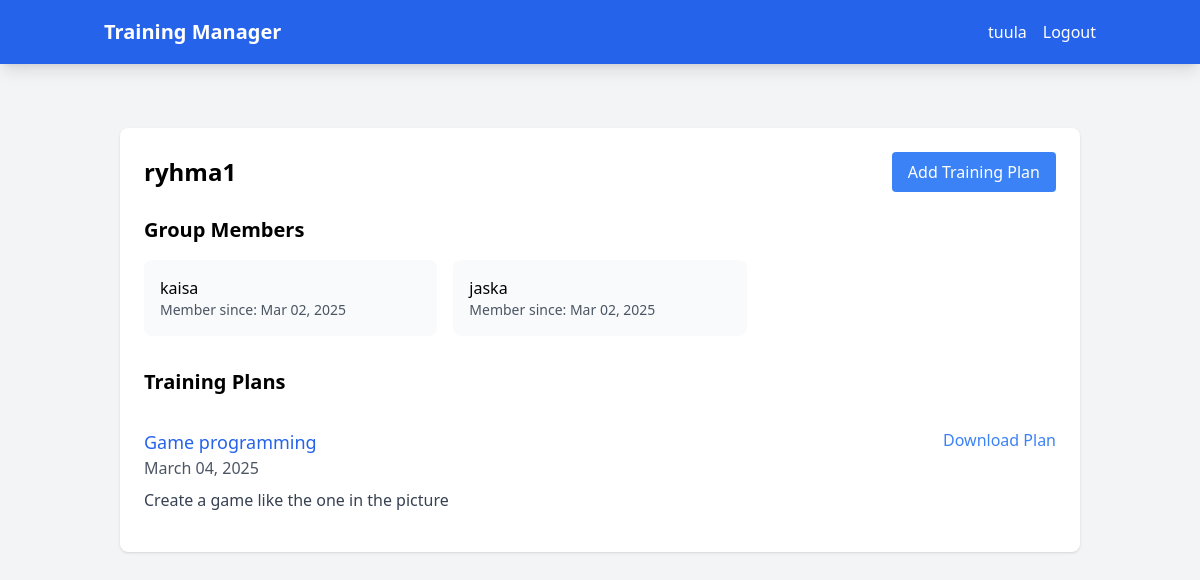
/group/1/ (signed in), run on the app's committed database.
### training_app/models.py (models this page shows, shortened)
class TrainingGroup(models.Model):
    name = models.CharField(max_length=100)
    coach = models.ForeignKey(User, on_delete=models.CASCADE, related_name='coached_groups')
    members = models.ManyToManyField(User, related_name='training_groups')
    created_at = models.DateTimeField(auto_now_add=True)

class TrainingPlan(models.Model):
    group = models.ForeignKey(TrainingGroup, on_delete=models.CASCADE)
    date = models.DateField()
    title = models.CharField(max_length=200)
    description = models.TextField()
    plan_file = models.FileField(upload_to='training_plans/', null=True, blank=True)
    created_at = models.DateTimeField(auto_now_add=True)
    class Meta:
        ordering = ['-date']

### training_app/views.py (the view)
# urls.py: path('group/<int:group_id>/', views.group_detail, name='group_detail'),
@login_required
def group_detail(request, group_id):
    group = get_object_or_404(TrainingGroup, id=group_id)
    training_plans = TrainingPlan.objects.filter(group=group)
    is_coach = request.user == group.coach
    context = {
        'group': group,
        'training_plans': training_plans,
        'is_coach': is_coach,
    }
    return render(request, 'training_app/group_detail.html', context)

### training_app/templates/training_app/group_detail.html (shortened to what this page needs)
{% extends 'base.html' %}
{% block content %}
<div class="container mx-auto px-4 py-8">
    <div class="bg-white shadow rounded-lg p-6">
        <div class="flex justify-between items-center mb-6">
            <h1 class="text-2xl font-bold">{{ group.name }}</h1>
            {% if is_coach %}
            <a href="{% url 'add_training_plan' group.id %}"
               class="bg-blue-500 text-white px-4 py-2 rounded hover:bg-blue-600">
                Add Training Plan
            </a>
            {% endif %}
        </div>
        <div class="mb-8">
            <h2 class="text-xl font-semibold mb-4">Group Members</h2>
            <div class="grid grid-cols-1 md:grid-cols-2 lg:grid-cols-3 gap-4">
                {% for member in group.members.all %}
                <div class="bg-gray-50 p-4 rounded-lg">
                    <p class="font-medium">{{ member.get_full_name|default:member.username }}</p>
                    <p class="text-gray-600 text-sm">Member since: {{ member.date_joined|date:"M d, Y" }}</p>
                </div>
                {% endfor %}
            </div>
        </div>
        <div class="mt-8">
            <h2 class="text-xl font-semibold mb-4">Training Plans</h2>
            {% for plan in training_plans %}
            <div class="border-b last:border-b-0 py-4">
                <div class="flex justify-between items-start">
                    <div>
                        <h3 class="text-lg font-medium">
                            <a href="{% url 'training_plan_detail' plan.id %}" class="text-blue-600 hover:text-blue-800">
                                {{ plan.title }}
                            </a>
                        </h3>
                        <p class="text-gray-600">{{ plan.date|date:"F d, Y" }}</p>
                    </div>
                    {% if plan.plan_file %}
                    <a href="{{ plan.plan_file.url }}"
                       class="text-blue-500 hover:text-blue-700"
                       target="_blank">
                        Download Plan
                    </a>
                    {% endif %}
                </div>
                <p class="text-gray-700 mt-2">{{ plan.description|truncatewords:50 }}</p>
            </div>
            {% empty %}
            <p class="text-gray-600">No training plans available yet.</p>
            {% endfor %}
        </div>
    </div>
</div>
{% endblock %}

### training_app/templates/base.html (shortened to what this page needs)
<!DOCTYPE html>
<html lang="en">
<head>
    <script src="https://cdn.tailwindcss.com"></script>
</head>
<body class="bg-gray-100">
    <nav class="bg-blue-600 text-white shadow-lg">
        <div class="container mx-auto px-4">
            <div class="flex justify-between items-center h-16">
                <a href="{% url 'dashboard' %}" class="text-xl font-bold">Training Manager</a>
                <div class="flex items-center space-x-4">
                    {% if user.is_authenticated %}
                        <span>{{ user.username }}</span>
                        <a href="{% url 'logout' %}" class="hover:text-gray-200">Logout</a>
                    {% else %}
                        <a href="{% url 'login' %}" class="hover:text-gray-200">Login</a>
                    {% endif %}
                </div>
            </div>
        </div>
    </nav>
    <main class="container mx-auto px-4 py-8">
        {% block content %}{% endblock %}
    </main>
</body>
</html>

### data on the page
TrainingGroup: name "ryhma1"
TrainingPlan: title "Game programming", date "March 04, 2025", description "Create a game like the one in the picture"

### other printed values
{{ user.username }} "tuula"
{{ member.get_full_name|default:member.username }} "kaisa"
{{ member.date_joined|date:"M d, Y" }} "Mar 02, 2025"
{{ member.get_full_name|default:member.username }} "jaska"
